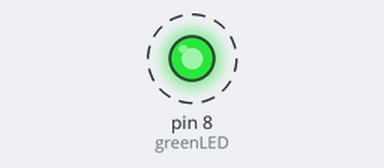
Simulated run of this sketch. Board: Arduino Uno, built with avr-gcc and run on an emulated ATmega328P. On the bench: output pins drawn as LEDs (lit = HIGH). Dashed ring = blinking.

Above: at 0.5 s.
Timing chart, 0 to 4.6 s (numbered marks = the images above):
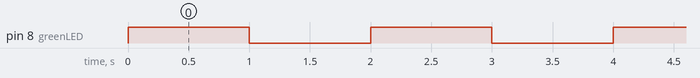

The sketch:

Blink.ino
```cpp
#define greenLED 8

void setup() {
  pinMode(greenLED, OUTPUT);
}

void loop() {
digitalWrite(greenLED, HIGH);
delay(1000);
digitalWrite(greenLED, LOW);
delay(1000);
}
```

Measured:
- by itself, pin 8 (greenLED): alternates HIGH for 1.0 s and LOW for 1.0 s
